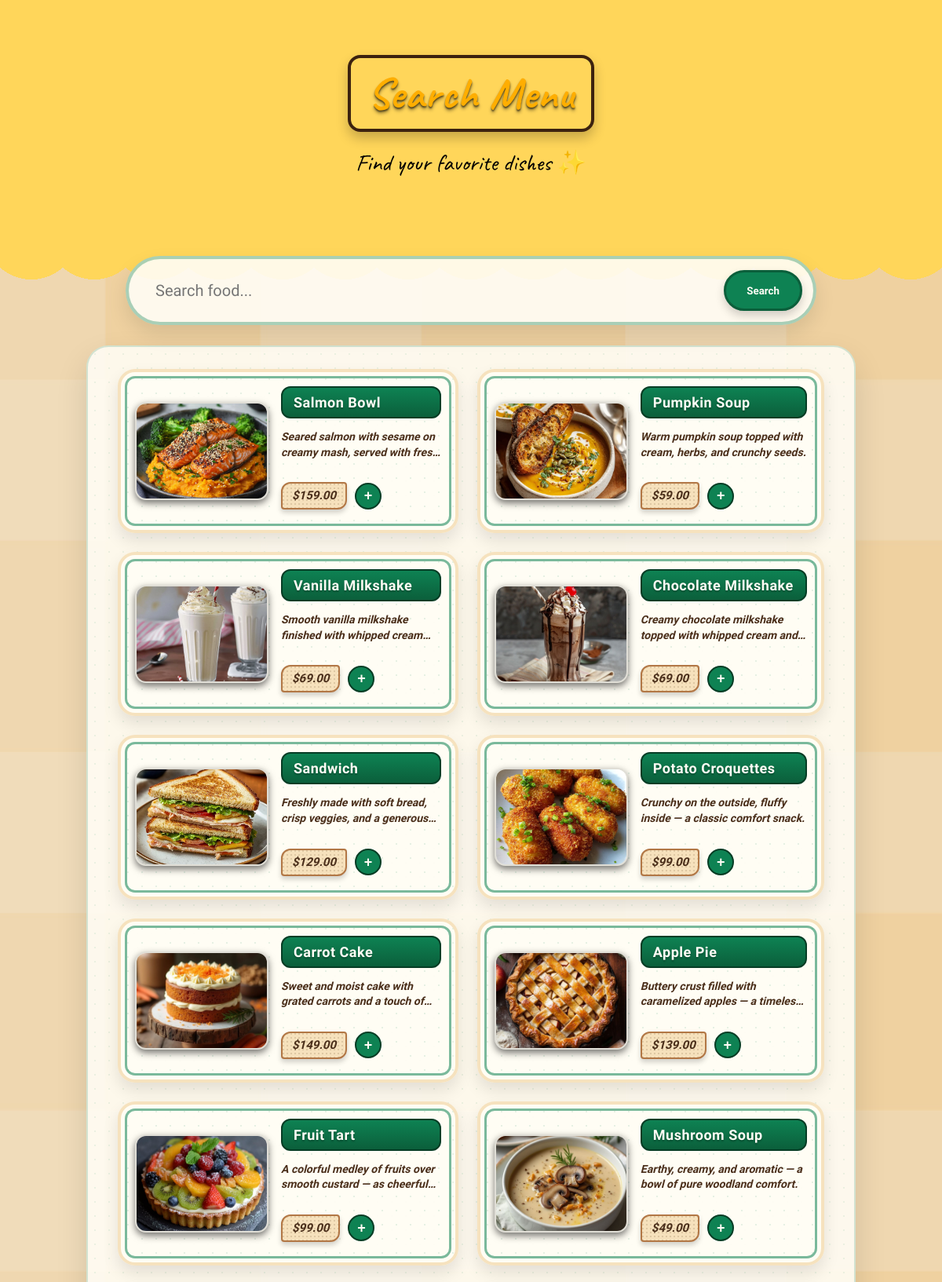
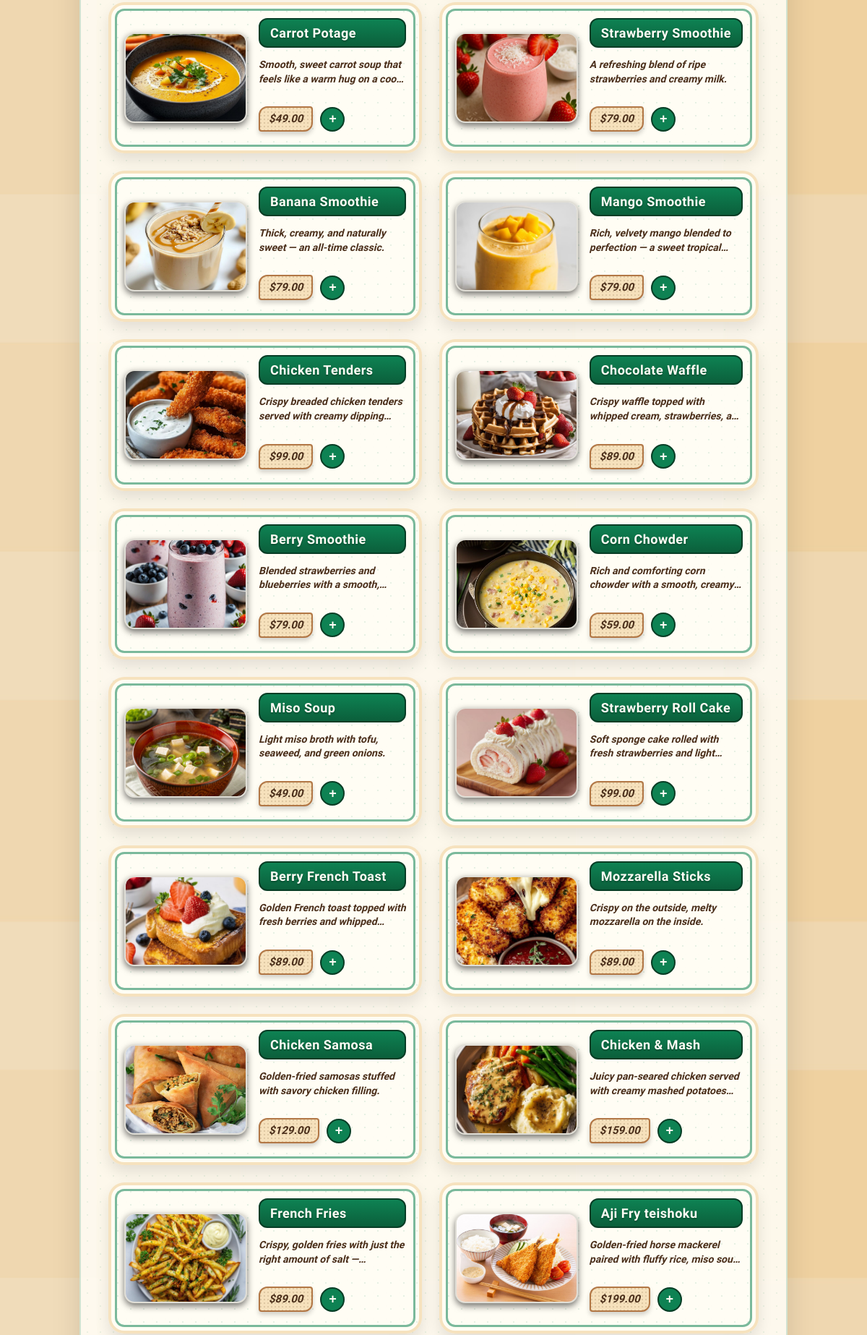
The app's page /frontend/menu.php (upper part) with its own data (2 pictures, top to bottom).
### tables this page shows
CREATE TABLE `foods` (
  `id` int(11) NOT NULL,
  `name` varchar(255) NOT NULL,
  `price` decimal(10,2) NOT NULL,
  `description` text NOT NULL,
  `image` varchar(255) NOT NULL
);

### frontend/menu.php (the view, shortened to what this page needs)
<?php
    require_once "../backend/db-connect.php";
    $search = $_GET['search'] ?? '';
    if ($search === '') {
        $stmt = $db->prepare("SELECT * FROM foods ORDER BY id DESC");
        $stmt->execute();
    }
    else {
        $stmt = $db->prepare("SELECT * FROM foods WHERE name LIKE :keyword OR description LIKE :keyword ORDER BY id DESC");
        $stmt->execute([':keyword' => '%' . $search . '%']);
    }
    $foods = $stmt->fetchAll(PDO::FETCH_ASSOC);
?>
<!DOCTYPE html>
<html lang="en">
<head>
    <link rel="stylesheet" type="text/css" href="../css/menu.css">
</head>
<body>
    <header class="menu-header">
        <div class="menu-header-inner">
            <h1 class="menu-sign">Search Menu</h1>
            <p class="menu-subtitle">Find your favorite dishes ✨</p>
        </div>
    </header>
    <section class="menu-search">
        <form method="GET">
            <input type="text" name="search" placeholder="Search food..." value="<?= htmlspecialchars($search) ?>">
            <button type="submit">Search</button>
        </form>
    </section>
    <section class="menu-container-wrap">
    <section class="menu-container">
        <?php if (empty($foods)) {?>
            <p class="no-result">No results found.</p>
        <?php }
        else {?>
            <?php foreach ($foods as $food) {?>
            <div class="menu-card">
                <img src="../img/<?= htmlspecialchars($food['image']) ?>" alt="<?= htmlspecialchars($food['name']) ?>">
                <div class="menu-info">
                    <h3><?= htmlspecialchars($food['name']) ?></h3>
                    <p class="desc"><?= htmlspecialchars($food['description']) ?></p>
                    <div class="menu-action">
                        <p class="price">$<?= htmlspecialchars($food['price']) ?></p>
                        <button class="add-btn">+</button>
                    </div>
                </div>
            </div>
            <?php } ?>
        <?php } ?>
    </section>
</section>
</body>
</html>

### records on screen
foods: image (picture), name "Salmon Bowl", description "Seared salmon with sesame on creamy mash, served with…", price "159.00"
foods: image (picture), name "Pumpkin Soup", description "Warm pumpkin soup topped with cream, herbs, and crunchy seeds.", price "59.00"
foods: image (picture), name "Vanilla Milkshake", description "Smooth vanilla milkshake finished with whipped…", price "69.00"
foods: image (picture), name "Chocolate Milkshake", description "Creamy chocolate milkshake topped with whipped cream…", price "69.00"
foods: image (picture), name "Sandwich", description "Freshly made with soft bread, crisp veggies, and a…", price "129.00"
foods: image (picture), name "Potato Croquettes", description "Crunchy on the outside, fluffy inside — a classic comfort snack.", price "99.00"
foods: image (picture), name "Carrot Cake", description "Sweet and moist cake with grated carrots and a touch…", price "149.00"
foods: image (picture), name "Apple Pie", description "Buttery crust filled with caramelized apples — a…", price "139.00"
foods: image (picture), name "Fruit Tart", description "A colorful medley of fruits over smooth custard — as…", price "99.00"
foods: image (picture), name "Mushroom Soup", description "Earthy, creamy, and aromatic — a bowl of pure woodland comfort.", price "49.00"
foods: image (picture), name "Carrot Potage", description "Smooth, sweet carrot soup that feels like a warm hug on a…", price "49.00"
foods: image (picture), name "Strawberry Smoothie", description "A refreshing blend of ripe strawberries and creamy milk.", price "79.00"
foods: image (picture), name "Banana Smoothie", description "Thick, creamy, and naturally sweet — an all-time classic.", price "79.00"
foods: image (picture), name "Mango Smoothie", description "Rich, velvety mango blended to perfection — a sweet…", price "79.00"
foods: image (picture), name "Chicken Tenders", description "Crispy breaded chicken tenders served with creamy…", price "99.00"
foods: image (picture), name "Chocolate Waffle", description "Crispy waffle topped with whipped cream, strawberries,…", price "89.00"
foods: image (picture), name "Berry Smoothie", description "Blended strawberries and blueberries with a…", price "79.00"
foods: image (picture), name "Corn Chowder", description "Rich and comforting corn chowder with a smooth,…", price "59.00"
foods: image (picture), name "Miso Soup", description "Light miso broth with tofu, seaweed, and green onions.", price "49.00"
foods: image (picture), name "Strawberry Roll Cake", description "Soft sponge cake rolled with fresh strawberries and…", price "99.00"
foods: image (picture), name "Berry French Toast", description "Golden French toast topped with fresh berries and…", price "89.00"
foods: image (picture), name "Mozzarella Sticks", description "Crispy on the outside, melty mozzarella on the inside.", price "89.00"
foods: image (picture), name "Chicken Samosa", description "Golden-fried samosas stuffed with savory chicken filling.", price "129.00"
foods: image (picture), name "Chicken & Mash", description "Juicy pan-seared chicken served with creamy mashed…", price "159.00"
foods: image (picture), name "French Fries", description "Crispy, golden fries with just the right amount of salt…", price "89.00"
foods: image (picture), name "Aji Fry teishoku", description "Golden-fried horse mackerel paired with fluffy rice, miso…", price "199.00"
